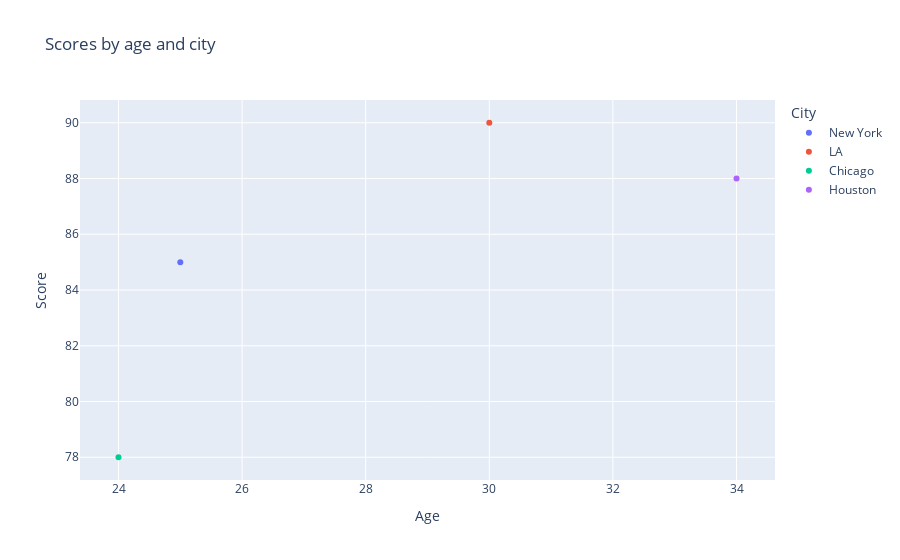

Notebook code for this chart:
### Code cell
# Scatter Plot
fig_scatter = px.scatter(df, x='Age', y='Score', color='City', title="Scores by age and city")
fig_scatter.show()

### Figure 1 — Plotly figure (JSON) as saved in the notebook; plotly's stock layout.template omitted (floating-point values rounded to 4 significant figures)
{"data": [{"hovertemplate": "City=New York<br>Age=%{x}<br>Score=%{y}<extra></extra>", "legendgroup": "New York", "marker": {"color": "#636efa", "symbol": "circle"}, "mode": "markers", "name": "New York", "orientation": "v", "showlegend": true, "type": "scatter", "x": [25], "xaxis": "x", "y": [85], "yaxis": "y"}, {"hovertemplate": "City=LA<br>Age=%{x}<br>Score=%{y}<extra></extra>", "legendgroup": "LA", "marker": {"color": "#EF553B", "symbol": "circle"}, "mode": "markers", "name": "LA", "orientation": "v", "showlegend": true, "type": "scatter", "x": [30], "xaxis": "x", "y": [90], "yaxis": "y"}, {"hovertemplate": "City=Chicago<br>Age=%{x}<br>Score=%{y}<extra></extra>", "legendgroup": "Chicago", "marker": {"color": "#00cc96", "symbol": "circle"}, "mode": "markers", "name": "Chicago", "orientation": "v", "showlegend": true, "type": "scatter", "x": [24], "xaxis": "x", "y": [78], "yaxis": "y"}, {"hovertemplate": "City=Houston<br>Age=%{x}<br>Score=%{y}<extra></extra>", "legendgroup": "Houston", "marker": {"color": "#ab63fa", "symbol": "circle"}, "mode": "markers", "name": "Houston", "orientation": "v", "showlegend": true, "type": "scatter", "x": [34], "xaxis": "x", "y": [88], "yaxis": "y"}], "layout": {"legend": {"title": {"text": "City"}, "tracegroupgap": 0}, "title": {"text": "Scores by age and city"}, "xaxis": {"anchor": "y", "domain": [0, 1], "title": {"text": "Age"}}, "yaxis": {"anchor": "x", "domain": [0, 1], "title": {"text": "Score"}}}}
